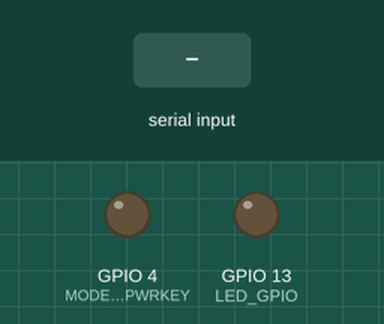
Simulated run of this sketch. Board: ESP32. On the bench: output pins drawn as LEDs (lit = HIGH). Inputs (shaded band) come from the test bench. Pins used as bus, display or sensor lines are not drawn; what the sketch prints to the serial monitor is not drawn.

Above: at 0.2 s.
At 2.3 s:
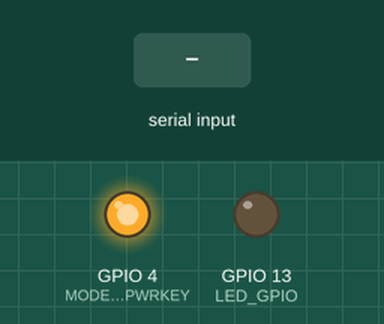
2.4 s: "1" received over the second serial link
Timing chart, 0 to 5.4 s (numbered marks = the images above; inputs shaded):
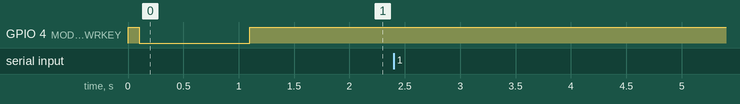

Measured:
- after the input at 2.4 s, every drawn part: stays the same

The sketch:

at.ino
```cpp
// Please select the corresponding model

 #define SIM800L_IP5306_VERSION_20190610
// #define SIM800L_AXP192_VERSION_20200327
// #define SIM800C_AXP192_VERSION_20200609
//  #define SIM800L_IP5306_VERSION_20200811

#include <Arduino.h>
#include "utilities.h"

// Set serial for debug console (to the Serial Monitor, default speed 115200)
#define SerialMon Serial
// Set serial for AT commands (to the module)
#define SerialAT  Serial1

void setupModem()
{
#ifdef MODEM_RST
    // Keep reset high
    pinMode(MODEM_RST, OUTPUT);
    digitalWrite(MODEM_RST, HIGH);
#endif

    pinMode(MODEM_PWRKEY, OUTPUT);
    pinMode(MODEM_POWER_ON, OUTPUT);

    // Turn on the Modem power first
    digitalWrite(MODEM_POWER_ON, HIGH);

    // Pull down PWRKEY for more than 1 second according to manual requirements
    digitalWrite(MODEM_PWRKEY, HIGH);
    delay(100);
    digitalWrite(MODEM_PWRKEY, LOW);
    delay(1000);
    digitalWrite(MODEM_PWRKEY, HIGH);

    // Initialize the indicator as an output
    pinMode(LED_GPIO, OUTPUT);
    digitalWrite(LED_GPIO, LED_OFF);
}

void setup()
{
    // Set console baud rate
    SerialMon.begin(115200);

    // Set GSM module baud rate and UART pins
    SerialAT.begin(115200, SERIAL_8N1, MODEM_RX, MODEM_TX);

    setupModem();

}

void loop()
{
    while (SerialAT.available()) {
        SerialMon.write(SerialAT.read());
    }
    while (SerialMon.available()) {
        SerialAT.write(SerialMon.read());
    }

}
```

utilities.h
```cpp
#include <Wire.h>

#if defined(SIM800L_IP5306_VERSION_20190610)

#define MODEM_RST             5
#define MODEM_PWRKEY          4
#define MODEM_POWER_ON       23
#define MODEM_TX             27
#define MODEM_RX             26

#define I2C_SDA              21
#define I2C_SCL              22
#define LED_GPIO             13
#define LED_ON               HIGH
#define LED_OFF              LOW

#define IP5306_ADDR          0x75
#define IP5306_REG_SYS_CTL0  0x00

// setPowerBoostKeepOn
bool setupPMU()
{
    bool en = true;
    Wire.begin(I2C_SDA, I2C_SCL);
    Wire.beginTransmission(IP5306_ADDR);
    Wire.write(IP5306_REG_SYS_CTL0);
    if (en) {
        Wire.write(0x37); // Set bit1: 1 enable 0 disable boost keep on
    } else {
        Wire.write(0x35); // 0x37 is default reg value
    }
    return Wire.endTransmission() == 0;
}


#elif defined(SIM800L_AXP192_VERSION_20200327)

#define MODEM_RST            5
#define MODEM_PWRKEY          4
#define MODEM_POWER_ON       23
#define MODEM_TX             27
#define MODEM_RX             26
#define MODEM_DTR            32
#define MODEM_RI             33

#define I2C_SDA              21
#define I2C_SCL              22
#define LED_GPIO             13
#define LED_ON               HIGH
#define LED_OFF              LOW


#elif defined(SIM800C_AXP192_VERSION_20200609)
// pin definitions
#define MODEM_PWRKEY          4
#define MODEM_POWER_ON       25
#define MODEM_TX             27
#define MODEM_RX             26
#define MODEM_DTR            32
#define MODEM_RI             33

#define I2C_SDA              21
#define I2C_SCL              22
#define LED_GPIO             12
#define LED_ON               LOW
#define LED_OFF              HIGH

#elif defined(SIM800L_IP5306_VERSION_20200811)


#define MODEM_RST             5
#define MODEM_PWRKEY          4
#define MODEM_POWER_ON       23
#define MODEM_TX             27
#define MODEM_RX             26

#define MODEM_DTR            32
#define MODEM_RI             33

#define I2C_SDA              21
#define I2C_SCL              22
#define LED_GPIO             13
#define LED_ON               HIGH
#define LED_OFF              LOW

#define IP5306_ADDR          0x75
#define IP5306_REG_SYS_CTL0  0x00

// setPowerBoostKeepOn
bool setupPMU()
{
    bool en = true;
    Wire.begin(I2C_SDA, I2C_SCL);
    Wire.beginTransmission(IP5306_ADDR);
    Wire.write(IP5306_REG_SYS_CTL0);
    if (en) {
        Wire.write(0x37); // Set bit1: 1 enable 0 disable boost keep on
    } else {
        Wire.write(0x35); // 0x37 is default reg value
    }
    return Wire.endTransmission() == 0;
}

#else

#error "Please select the corresponding model"

#endif


#if defined(SIM800L_AXP192_VERSION_20200327) || defined(SIM800C_AXP192_VERSION_20200609)
#include <axp20x.h>         //https://github.com/lewisxhe/AXP202X_Library

AXP20X_Class axp;

bool setupPMU()
{
// For more information about the use of AXP192, please refer to AXP202X_Library https://github.com/lewisxhe/AXP202X_Library
    Wire.begin(I2C_SDA, I2C_SCL);
    int ret = axp.begin(Wire, AXP192_SLAVE_ADDRESS);

    if (ret == AXP_FAIL) {
        Serial.println("AXP Power begin failed");
        return false;
    }

    //! Turn off unused power
    axp.setPowerOutPut(AXP192_DCDC1, AXP202_OFF);
    axp.setPowerOutPut(AXP192_LDO2, AXP202_OFF);
    axp.setPowerOutPut(AXP192_LDO3, AXP202_OFF);
    axp.setPowerOutPut(AXP192_DCDC2, AXP202_OFF);
    axp.setPowerOutPut(AXP192_EXTEN, AXP202_OFF);

    //! Do not turn off DC3, it is powered by esp32
    // axp.setPowerOutPut(AXP192_DCDC3, AXP202_ON);

    // Set the charging indicator to turn off
    // Turn it off to save current consumption
    // axp.setChgLEDMode(AXP20X_LED_OFF);

    // Set the charging indicator to flash once per second
    // axp.setChgLEDMode(AXP20X_LED_BLINK_1HZ);


    //! Use axp192 adc get voltage info
    axp.adc1Enable(AXP202_VBUS_VOL_ADC1 | AXP202_VBUS_CUR_ADC1 | AXP202_BATT_CUR_ADC1 | AXP202_BATT_VOL_ADC1, true);

    float vbus_v = axp.getVbusVoltage();
    float vbus_c = axp.getVbusCurrent();
    float batt_v = axp.getBattVoltage();
    // axp.getBattPercentage();   // axp192 is not support percentage
    Serial.printf("VBUS:%.2f mV %.2f mA ,BATTERY: %.2f\n", vbus_v, vbus_c, batt_v);

    return true;
}

#endif
```
